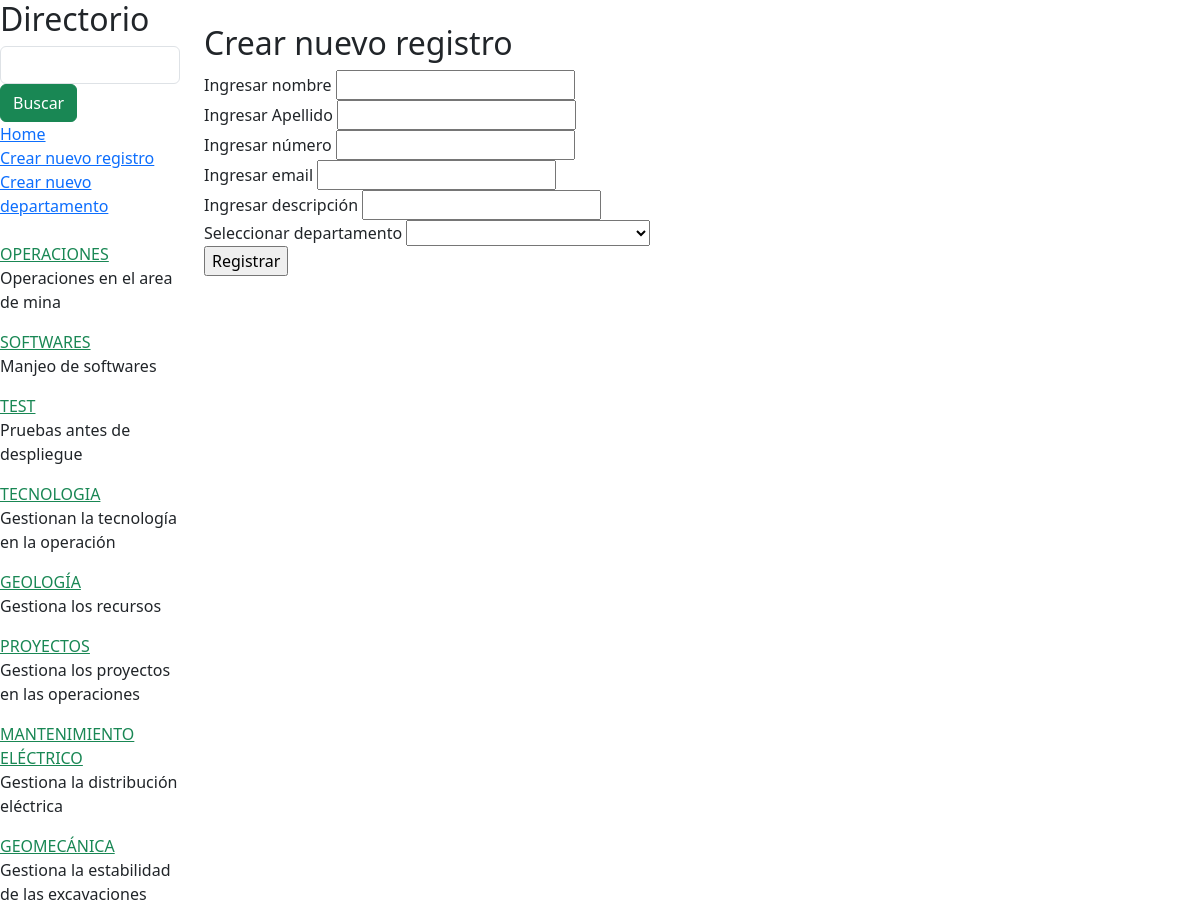
Page /app3/nuevoRegistro/ on the committed database.
### app3/models.py (models this page shows)
class departamento(models.Model):  #Creando la tabla departamento
    nombreDepartamento=models.CharField(max_length=50, null=True, blank=True)
    descripcionDepartamento=models.CharField(max_length=300, null=True, blank=True)

### app3/views.py (the view, shortened to what this page needs)
# urls.py: path('nuevoRegistro/',views.nuevoRegistro,name='nuevoRegistro'),
def nuevoRegistro(request):
    listaDepartamentos = departamento.objects.all().order_by('id') # ordenará las filas por orden segun el Id
    return render(request,'app3/nuevoRegistro.html',{'listaDepartamentos':listaDepartamentos})

### app3/templates/app3/nuevoRegistro.html (shortened to what this page needs)
{% extends "app3/layout.html"%}
{% block contenido %}
    <br>
    <h2>Crear nuevo registro</h2>
    <form class="row" method="post" action="{% url 'app3:nuevoRegistro' %}">
        <div>
            <label>Ingresar nombre</label>
            <input type="text" name="nombreRegistro">
        </div>
        <div>
            <label>Ingresar Apellido</label>
            <input type="text" name="apellidoRegistro">
        </div>
        <div>
            <label>Ingresar número</label>
            <input type="text" name="numeroRegistro">
        </div>
        <div>
            <label>Ingresar email</label>
            <input type="text" name="emailRegistro">
        </div>
        <div>
            <label>Ingresar descripción</label>
            <input type="text" name="descripcionRegistro">
        </div>
        <div>
            <label>Seleccionar departamento</label>
            <select name="departamentoSeleccionado" required>
                <option value="" selected></option>
                {% for depaInfo in listaDepartamentos %}
                <option value="{{ depaInfo.id }}">{{depaInfo.nombreDepartamento}}</option>
                {% endfor %}
            </select>
        </div>
        <div>
            <input type="submit" value="Registrar">
        </div>
    </form>
{% endblock %}

### app3/templates/app3/layout.html (shortened to what this page needs)
{% load static%}
<!DOCTYPE html>
<html lang="en">
    <head>
        <link href="https://cdn.jsdelivr.net/npm/bootstrap@5.3.3/dist/css/bootstrap.min.css" rel="stylesheet"
>
    </head>
    <body>
        <div class="row">
            <div class="col-lg-2">
                <h2>Directorio</h2>
                <form>
                    <input type="text" class="form-control">
                    <input type="submit" class="btn btn-success" value="Buscar">
                </form>
                <div class="">
                    <a href="{% url 'app3:directorio' %}">Home</a>
                </div>
                <div class="">
                    <a href="{% url 'app3:nuevoRegistro' %}">Crear nuevo registro</a>
                </div>
                <div class="">
                    <a href="{% url 'app3:nuevoDepartamento' %}">Crear nuevo departamento</a>
                </div>
                <br>
                {% for departamentoInfo in listaDepartamentos %}
                <div>
                    <a class="text-success" href="#">{{departamentoInfo.nombreDepartamento}}</a>
                    <p>{{departamentoInfo.descripcionDepartamento}}</p>
                </div>
                {% endfor %}
            </div>
            <div class="col-lg-10">
                {% block contenido %}
                {% endblock %}
            </div>
        </div>
    </body>
</html>

### rows in the picture
departamento: nombreDepartamento "OPERACIONES", descripcionDepartamento "Operaciones en el area de mina"
departamento: nombreDepartamento "SOFTWARES", descripcionDepartamento "Manjeo de softwares"
departamento: nombreDepartamento "TEST", descripcionDepartamento "Pruebas antes de despliegue"
departamento: nombreDepartamento "TECNOLOGIA", descripcionDepartamento "Gestionan la tecnología en la operación"
departamento: nombreDepartamento "GEOLOGÍA", descripcionDepartamento "Gestiona los recursos"
departamento: nombreDepartamento "PROYECTOS", descripcionDepartamento "Gestiona los proyectos en las operaciones"
departamento: nombreDepartamento "MANTENIMIENTO ELÉCTRICO", descripcionDepartamento "Gestiona la distribución eléctrica"
departamento: nombreDepartamento "GEOMECÁNICA", descripcionDepartamento "Gestiona la estabilidad de las excavaciones"
